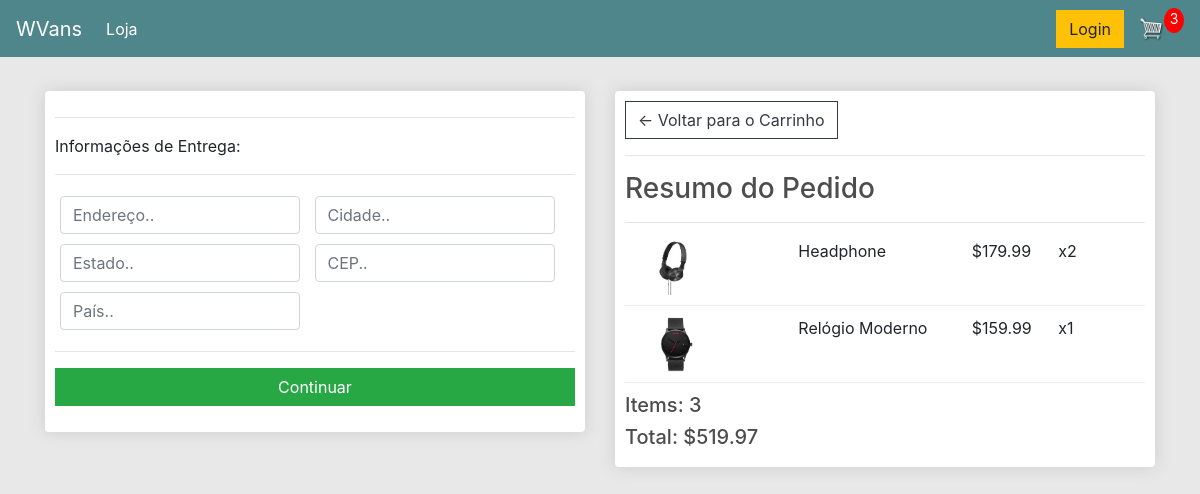
Screenshot of /checkout/ (signed in) with the database file from the repository.
### store/models.py (models this page shows, shortened)
class OrderItem(models.Model):
    product = models.ForeignKey(Product, on_delete=models.SET_NULL, null=True)
    order = models.ForeignKey(Order, on_delete=models.SET_NULL, null=True)
    quantity = models.IntegerField(default=0, null=True, blank=True)
    date_added = models.DateTimeField(auto_now_add=True)
    @property
    def get_total(self):
        total = self.product.price * self.quantity
        return total

class Product(models.Model):
    name = models.CharField(max_length=200)
    price = models.DecimalField(max_digits=7, decimal_places=2)
    digital = models.BooleanField(default=False, null=True, blank=True)
    image = models.ImageField(null=True, blank=True)
    @property
    def imageURL(self):
        try:
            url = self.image.url
        except:
            url = ''
        return url

class Order(models.Model):
    customer = models.ForeignKey(Customer, on_delete=models.SET_NULL, null=True, blank=True)
    date_ordered = models.DateTimeField(auto_now_add=True)
    complete = models.BooleanField(default=False)
    transaction_id = models.CharField(max_length=100, null=True)
    @property
    def shipping(self):
        shipping = False
        orderitems = self.orderitem_set.all()
        for i in orderitems:
            if i.product.digital == False:
                shipping = True
        return shipping
    @property
    def get_cart_total(self):
        orderitems = self.orderitem_set.all()
        total = sum([item.get_total for item in orderitems])
        return total
    @property
    def get_cart_items(self):
        orderitems = self.orderitem_set.all()
        total = sum([item.quantity for item in orderitems])
        return total

### store/views.py (the view)
# urls.py: path('checkout/', views.checkout, name='checkout'),
def checkout(request):
    data = cartData(request)
    cartItems = data['cartItems']
    order = data['order']
    items = data['items']
    context = {'items': items, 'order': order, 'cartItems': cartItems}
    return render(request, 'store/checkout.html', context)

### store/utils.py (called while the page is built)
def cartData(request):
    if request.user.is_authenticated:
        customer = request.user.customer
        order, created = Order.objects.get_or_create(customer=customer, complete=False)
        items = order.orderitem_set.all()
        cartItems = order.get_cart_items
    else:
        cookieData = cookieCart(request)
        cartItems = cookieData['cartItems']
        order = cookieData['order']
        items = cookieData['items']
    return {'cartItems': cartItems, 'order': order, 'items': items}

### store/templates/store/checkout.html (shortened to what this page needs)
{% extends 'store/main.html' %}
{% load static %}
{% block content %}
     <div class="row">
		<div class="col-lg-6">
			<div class="box-element" id="form-wrapper">
				<form id="form">
					<div id="shipping-info">
						 <hr>
						 <p>Informações de Entrega:</p>
						 <hr>
						 <div class="form-field">
							 <input class="form-control" type="text" name="address" placeholder="Endereço..">
						 </div>
						 <div class="form-field">
							 <input class="form-control" type="text" name="city" placeholder="Cidade..">
						 </div>
						 <div class="form-field">
							 <input class="form-control" type="text" name="state" placeholder="Estado..">
						 </div>
						 <div class="form-field">
							 <input class="form-control" type="text" name="zipcode" placeholder="CEP..">
						 </div>
						 <div class="form-field">
							 <input class="form-control" type="text" name="country" placeholder="País..">
						 </div>
					 </div>
					 <hr>
					 <input id="form-button" class="btn btn-success btn-block" type="submit" value="Continuar">
				 </form>
			</div>
			<br>
		</div>
		<div class="col-lg-6">
			<div class="box-element">
				<a  class="btn btn-outline-dark" href="{% url 'cart' %}">&#x2190; Voltar para o Carrinho</a>
				<hr>
				<h3>Resumo do Pedido</h3>
				<hr>
				{% for item in items %}
				<div class="cart-row">
					<div style="flex:2"><img class="row-image" src="{{item.product.imageURL}}"></div>
					<div style="flex:2"><p>{{item.product.name}}</p></div>
					<div style="flex:1"><p>${{item.product.price|floatformat:2}}</p></div>
					<div style="flex:1"><p>x{{item.quantity}}</p></div>
				</div>
				{% endfor %}
				<h5>Items:   {{order.get_cart_items}}</h5>
				<h5>Total:   ${{order.get_cart_total|floatformat:2}}</h5>
			</div>
		</div>
	</div>
{% endblock content %}

### static/css/main.css (style rules this page uses)
body { background-color: hsl(10, 0%, 91%); }
h1,h2,h3,h4,h5,h6 { color:hsl(0, 0%, 30%); }
.box-element { box-shadow:hsl(0, 0%, 80%) 0 0 16px; background-color: #fff; border-radius: 4px; padding: 10px; }
.col-lg-4, .col-lg-6, .col-lg-8, .col-lg-12 { margin-top: 10px; }
.btn { border-radius: 0; }
.row-image { width: 100px; }
.form-field { width:250px; display: inline-block; padding: 5px; }
.cart-row { display: flex; align-items: flex-stretch; padding-bottom: 10px; margin-bottom: 10px; border-bottom: 1px solid #ececec; }

### rows the page displays
OrderItem: product.imageURL (picture), product.name "Headphone", product.price "179.99", quantity "2"
OrderItem: product.imageURL (picture), product.name "Relógio Moderno", product.price "159.99", quantity "1"
Order: get_cart_items "3", get_cart_total "519.97"

### other values shown
{{ cartItems }} "3"
